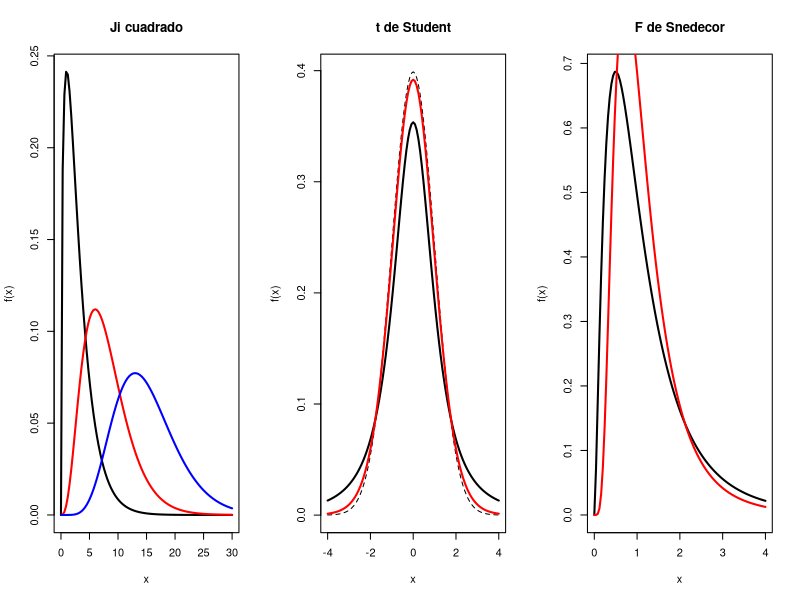

Reproduce this figure in R.
# Programa 1: las tres familias, dibujadas y en cuantiles
# Del artículo «Distribuciones en el muestreo — práctica en R con el wifi del campus, replicate, histogramas, qchisq, qt y qf (y la curva que no encajaba por un grado de libertad)»
# https://sergiolearns.com/distribuciones-en-el-muestreo-practica/

par(mfrow = c(1, 3))                              # tres gráficos en una fila
# 1. Ji cuadrado: media k, varianza 2k
curve(dchisq(x, 3), 0, 30, lwd = 2, ylab = "f(x)", main = "Ji cuadrado")
curve(dchisq(x, 8), add = TRUE, lwd = 2, col = "red")
curve(dchisq(x, 15), add = TRUE, lwd = 2, col = "blue")
# 2. t de Student frente a la N(0, 1)
curve(dnorm(x), -4, 4, lty = 2, ylab = "f(x)", main = "t de Student")
curve(dt(x, 2), add = TRUE, lwd = 2)
curve(dt(x, 14), add = TRUE, lwd = 2, col = "red")
# 3. F de Snedecor
curve(df(x, 5, 10), 0, 4, lwd = 2, ylab = "f(x)", main = "F de Snedecor")
curve(df(x, 14, 11), add = TRUE, lwd = 2, col = "red")
par(mfrow = c(1, 1))                              # volver a un gráfico
# 4. La tabla de cuantiles de examen
gl <- c(2, 5, 10, 14, 30, 100)
cuantiles <- data.frame(gl,
                        chi_95  = qchisq(0.95, gl),       # deja el 5 % a la derecha
                        t_975   = qt(0.975, gl),          # deja el 2,5 % en cada cola
                        F_95_10 = qf(0.95, gl, 10))       # gl arriba, 10 abajo
round(cuantiles, 3)
qnorm(0.975)                                      # el de la normal, para comparar
